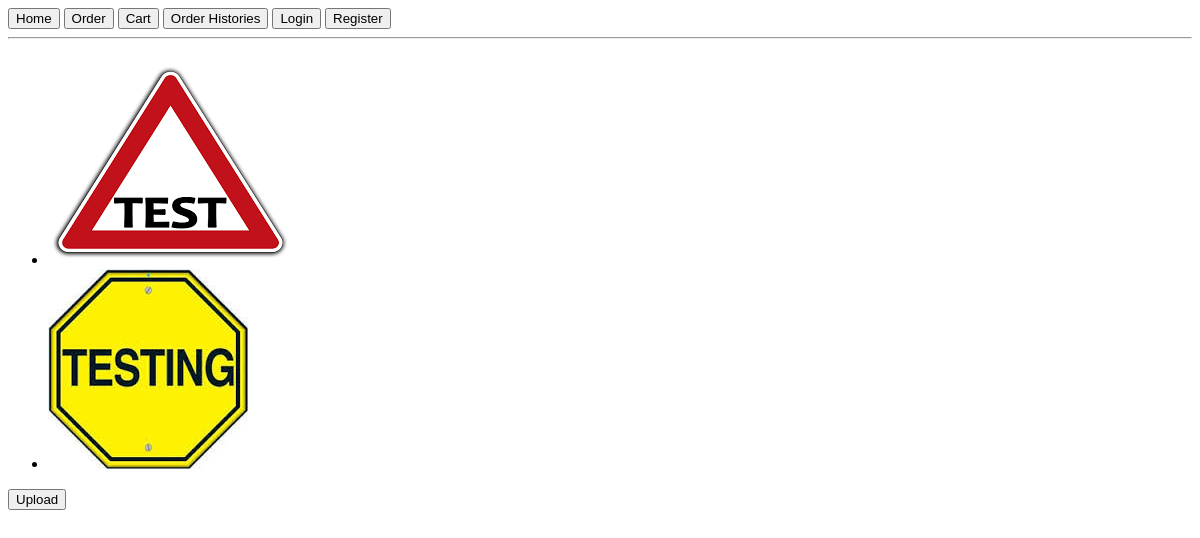
Page /model_form_upload on the earlier database version.
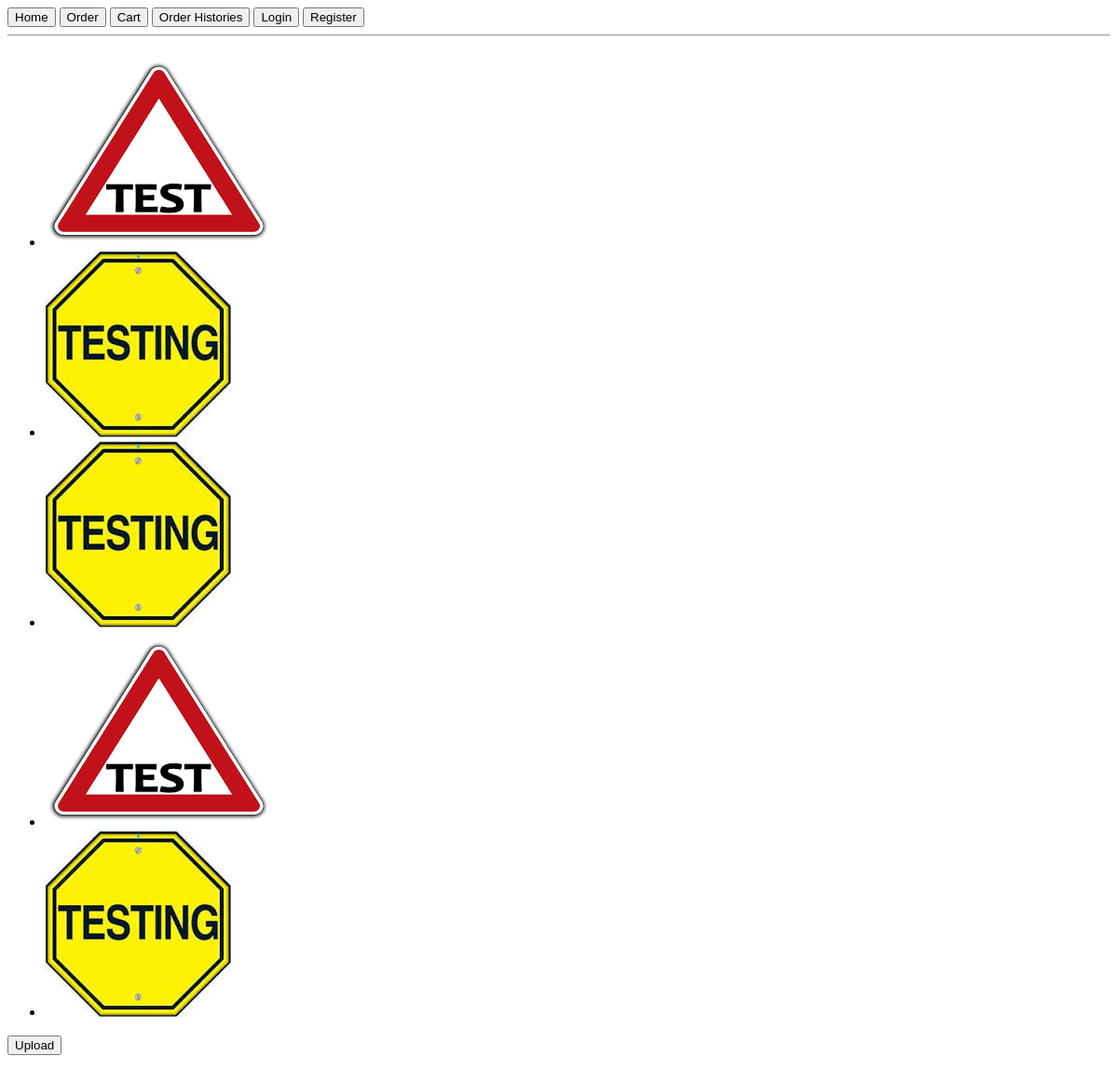
Same page on the later database version.
### shopping/models.py (models this page shows)
class Document(models.Model):
    document = models.FileField(upload_to='documents/%Y/%m/%d')
    datetime = models.DateTimeField(auto_now_add=True)

### shopping/views.py (the view)
# urls.py: path("model_form_upload", views.model_form_upload, name="model_form_upload"),
def model_form_upload(request):
    if request.method == 'POST':
        form = DocumentForm2(request.POST, request.FILES)
        if form.is_valid():
            newdoc = Document(document = request.FILES['docfile'])
            newdoc.save()
            context = {"test" : newdoc.document.url}
            return render(request, "shopping/index.html", context)
    else:
        form = DocumentForm() # A empty, unbound form
    documents = Document.objects.all()
    return render(request,
        'shopping/model_form_upload.html',
        {'documents': documents, 'form': form})

### shopping/forms.py
class DocumentForm(forms.ModelForm):
    class Meta:
        model = Document
        fields = ('document', )

### shopping/templates/shopping/model_form_upload.html (shortened to what this page needs)
{% extends "shopping/layout.html" %}
{% block body %}
<hr>
{% if documents %}
        <ul>
        {% for document in documents %}
                <li><a href="{{ document.document.url }}">
                <img src="{{ document.document.url }}" alt="{{ document.document.name }}">
                </a></li>
        {% endfor %}
        </ul>
{% else %}
        <p>No documents.</p>
{% endif %}
<form action="{% url "model_form_upload" %}" method="post" enctype="multipart/form-data">
        <p><input type="submit" value="Upload" /></p>
</form>
{% endblock %}

### shopping/templates/shopping/layout.html (shortened to what this page needs)
{% load static %}
<!DOCTYPE html>
<html>
  <head>
    <link rel="stylesheet" href="{% static 'shopping/mystyle.css' %}">
  </head>
  <body>
    <div class="container">
      <form>
        <div class="form-group">
          <button type="button" class="btn btn-primary btnloc" id="btn_home" data-urlfor="/">Home</button>
          <button type="button" class="btn btn-primary btnloc" id="btn_order" data-urlfor="/order">Order</button>
          <button type="button" class="btn btn-primary btnloc" id="btn_cart" data-urlfor="/show_order">Cart</button>
          <button type="button" class="btn btn-primary btnloc" id="btn_cart" data-urlfor="/make_payment">Order Histories</button>
          <button type="button" class="btn btn-primary loggedout btnloc" id="btn_login" data-urlfor="/login">Login</button>
          <button type="button" class="btn btn-default loggedout btnloc" id="btn_register" data-urlfor="/register">Register</button>
        </div>
    </form>
    </div>
    {% block body %}
    {% endblock %}
  </body>
</html>

Differences in the rows shown:
added Document: document (picture)
added Document: document (picture)
added Document: document (picture)
